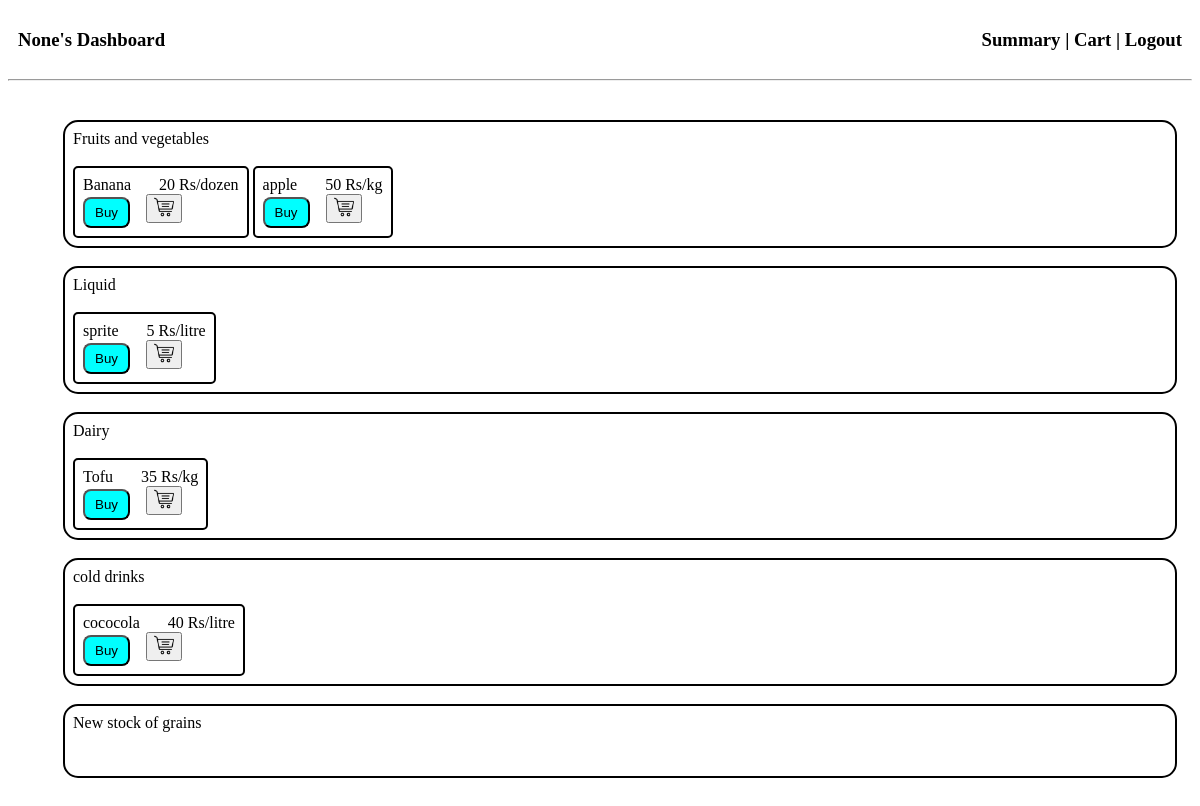
/user-dashboard, run on the app's committed database.
### application/models.py (models this page shows)
class Category(db.Model):
    __tablename__ = 'category'
    c_id = db.Column(db.Integer, primary_key=True, autoincrement=True)
    category_name = db.Column(db.String(120), nullable=False, unique=True)

class Stock(db.Model):
    __tablename__ = 'stock'
    s_id = db.Column(db.Integer, primary_key=True, autoincrement=True)
    p_id = db.Column(db.Integer)
    unit = db.Column(db.Integer, nullable=False)
    rate_per_unit = db.Column(db.Integer, nullable=False)
    quantity = db.Column(db.Integer, nullable=False)

### application/controllers.py (the view)
@app.route('/user-dashboard', methods=['GET','POST'])
def user_dashboard():
    username= request.args.get('username')
    categories = db.session.query(Category).all()
    products_by_category = {}
    for category in categories:
        category_name = category.category_name
        products = db.session.query(Product.product_name).filter_by(c_id=category.c_id).all()
        products_list = [product.product_name for product in products]
        products_by_category[category_name] = products_list
    cat_table = Category.query.all()
    cat_names = [x for x in products_by_category]
    stock = combined_view.query.all()
    return render_template('user_dashboard1.html',user_name = username, category=cat_names,product_dict=products_by_category,stock=stock )

### templates/user_dashboard1.html (shortened to what this page needs)
<!DOCTYPE html>
<html>
    <head>
        <link rel="stylesheet" href="../static/user_dashboard.css">
    </head>
    <body>
        <header>
            <h3>
                <div class="header-content">
                    <div>{{ user_name }}'s Dashboard</div>
                    <div>Summary
                        | <a href="{{ url_for('review_cart',username=user_name) }}">Cart</a> |
                        <a href="{{ url_for('logout') }}" class="logout-link">Logout</a></div>
                </div>
            </h3>
        </header>
        <hr>
        <div id="category-list" class="category-list">
            {% if category %}
            <ul>
                {% for item in category %}
                    <div class="category-box" id="category-box">
                        <div>{{ item }}</div>
                        <br>
                        {% if product_dict %}
                            {% for p in product_dict %}
                                {% if p == item %}
                                    {% for x in stock %}
                                        {% if x.category_name == item %}
                                        <ul class="product-list"><li>{{ x.product_name }} &nbsp;&nbsp;&nbsp;&nbsp;&nbsp; {{ x.rate_per_unit }} Rs/{{ x.unit }}</li>
                                            <li><a href="{{ url_for('buy_product', product_name=x.product_name, category_name=item, username=user_name) }}"><button class="buy-button">Buy</button></a>&nbsp;&nbsp;&nbsp;
                                                <a href="{{ url_for('addto_cart', product_name=x.product_name, category_name=item, username=user_name) }}"><button class="cart-button"><img src="../static/cart.png"></button></a>
                                            </li>
                                        </ul>
                                        {% endif %}
                                    {% endfor %}
                                {% endif %}
                            {% endfor %}
                        {% endif %}
                        <br>
                    </div>
                    <br>
                {% endfor %}
            </ul>
            {% else %}
                <div id="text" class="text">No categories or product created</div>
            {% endif %}
        </div>
    </body>
</html>

### static/user_dashboard.css (style rules this page uses)
.header-content { display: flex; justify-content: space-between; align-items: center; padding: 10px; }
a { color: black; text-decoration: none; }
.category-list { padding: 15px; }
.category-box { padding: 8px; height: auto; width: auto; border: 2px solid black; border-radius: 15px; }
.product-list { display: inline-block; text-align: left; padding: 8px; height: auto; width: auto; border: 2px solid black; border-radius: 5px; list-style: none; }
img { height: 20px; }
.buy-button { padding: 6px 10px; border-radius: 8px; text-align: center; background-color: cyan; }

### data on the page
Category: category_name "Fruits and vegetables"
Stock: product_name "Banana", rate_per_unit "20", unit "dozen"
Stock: product_name "apple", rate_per_unit "50", unit "kg"
Category: category_name "Liquid"
Stock: product_name "sprite", rate_per_unit "5", unit "litre"
Category: category_name "Dairy"
Stock: product_name "Tofu", rate_per_unit "35", unit "kg"
Category: category_name "cold drinks"
Stock: product_name "cococola", rate_per_unit "40", unit "litre"
Category: category_name "New stock of grains"

### other printed values
{{ user_name }} "None"
